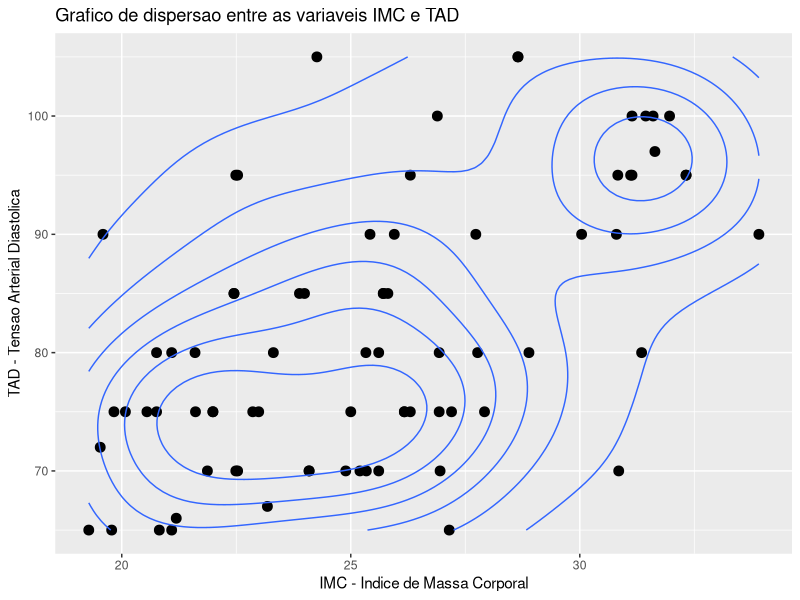

R code for this plot:
library(tidyverse)
library(readxl)

dfUten <- read_excel('Utentes.xlsx',col_types = rep('numeric',4))
tibblUten <- as_tibble(dfUten)

tibblUten %>%
  ggplot(aes(x = IMC,y = TAD))+
  geom_point(size = 3)+
  geom_density_2d()+
  labs(title = 'Grafico de dispersao entre as variaveis IMC e TAD',
       x = 'IMC - Indice de Massa Corporal',
       y = 'TAD - Tensao Arterial Diastolica')